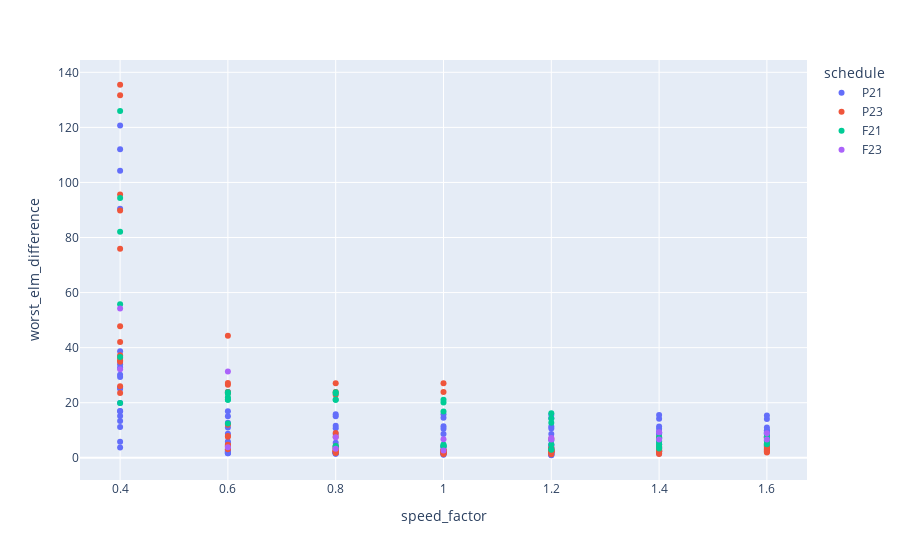

The notebook cell this image was saved under:
### Code cell
import plotly.express as px
px.scatter(results_spd, x="speed_factor", y="worst_elm_difference", color="schedule")

### Figure 1 — Plotly figure (JSON) as saved in the notebook; plotly's stock layout.template omitted (floating-point values rounded to 4 significant figures; data arrays with more than 128 entries replaced by an {"elided": "..."} marker saying what was removed)
{"data": [{"hovertemplate": "schedule=P21<br>speed_factor=%{x}<br>worst_elm_difference=%{y}<extra></extra>", "legendgroup": "P21", "marker": {"color": "#636efa", "symbol": "circle"}, "mode": "markers", "name": "P21", "orientation": "v", "showlegend": true, "type": "scatter", "x": {"elided": "133 float values"}, "xaxis": "x", "y": {"elided": "133 float values"}, "yaxis": "y"}, {"hovertemplate": "schedule=P23<br>speed_factor=%{x}<br>worst_elm_difference=%{y}<extra></extra>", "legendgroup": "P23", "marker": {"color": "#EF553B", "symbol": "circle"}, "mode": "markers", "name": "P23", "orientation": "v", "showlegend": true, "type": "scatter", "x": [0.4, 0.6, 0.8, 1, 1.2, 1.4, 1.6, 0.4, 0.6, 0.8, 1, 1.2, 1.4, 1.6, 0.4, 0.6, 0.8, 1, 1.2, 1.4, 1.6, 0.4, 0.6, 0.8, 1, 1.2, 1.4, 1.6, 0.4, 0.6, 0.8, 1, 1.2, 1.4, 1.6, 0.4, 0.6, 0.8, 1, 1.2, 1.4, 1.6, 0.4, 0.6, 0.8, 1, 1.2, 1.4, 1.6, 0.4, 0.6, 0.8, 1, 1.2, 1.4, 1.6, 0.4, 0.6, 0.8, 1, 1.2, 1.4, 1.6, 0.4, 0.6, 0.8, 1, 1.2, 1.4, 1.6, 0.4, 0.6, 0.8, 1, 1.2, 1.4, 1.6, 0.4, 0.6, 0.8, 1, 1.2, 1.4, 1.6, 0.4, 0.6, 0.8, 1, 1.2, 1.4, 1.6], "xaxis": "x", "y": [95.64, 4.159, 7.641, 2.481, 7.001, 7.44, 7.64, 131.6, 4.68, 2.12, 2.759, 3.319, 3.88, 3, 35.36, 3.119, 2.64, 2.6, 2.56, 2.6, 2.721, 36.24, 7.64, 2.4, 2.359, 2.359, 4.24, 4.318, 75.96, 23.88, 23.88, 23.88, 2.44, 2.44, 4.72, 25.96, 4.4, 2.76, 1.878, 1.878, 3.08, 3.278, 37.24, 26.52, 3.479, 2.4, 2.4, 2.681, 7.56, 135.5, 23.52, 2.4, 2.44, 2.44, 2.4, 2.36, 34.84, 7.879, 9.04, 2.839, 3.521, 3.521, 3.521, 23.52, 4.719, 1.721, 1.599, 3, 3.24, 7.2, 47.8, 44.36, 22.88, 1.36, 1.28, 1.838, 1.917, 89.8, 12, 4.24, 2.321, 2.321, 2.321, 5.081, 42.08, 27.16, 27.08, 27.08, 2.04, 1.4, 2.161], "yaxis": "y"}, {"hovertemplate": "schedule=F21<br>speed_factor=%{x}<br>worst_elm_difference=%{y}<extra></extra>", "legendgroup": "F21", "marker": {"color": "#00cc96", "symbol": "circle"}, "mode": "markers", "name": "F21", "orientation": "v", "showlegend": true, "type": "scatter", "x": [0.4, 0.6, 0.8, 1, 1.2, 1.4, 1.6, 0.4, 0.6, 0.8, 1, 1.2, 1.4, 1.6, 0.4, 0.6, 0.8, 1, 1.2, 1.4, 1.6, 0.4, 0.6, 0.8, 1, 1.2, 1.4, 1.6, 0.4, 0.6, 0.8, 1, 1.2, 1.4, 1.6, 0.4, 0.6, 0.8, 1, 1.2, 1.4, 1.6], "xaxis": "x", "y": [94.32, 23.8, 23.8, 20.12, 12.68, 7.559, 7.719, 82.12, 23.32, 23.32, 16.8, 14.24, 3.88, 8.321, 19.92, 21.96, 4.24, 4.24, 2.881, 3.36, 4.96, 55.72, 12.44, 4.16, 4.16, 3.12, 5.921, 6.121, 125.9, 21.12, 21.12, 21.12, 16.16, 4.921, 5.081, 36.6, 21.04, 21.04, 4.841, 4.841, 6.082, 7.441], "yaxis": "y"}, {"hovertemplate": "schedule=F23<br>speed_factor=%{x}<br>worst_elm_difference=%{y}<extra></extra>", "legendgroup": "F23", "marker": {"color": "#ab63fa", "symbol": "circle"}, "mode": "markers", "name": "F23", "orientation": "v", "showlegend": true, "type": "scatter", "x": [0.4, 0.6, 0.8, 1, 1.2, 1.4, 1.6, 0.4, 0.6, 0.8, 1, 1.2, 1.4, 1.6], "xaxis": "x", "y": [32.16, 3.8, 3.24, 2.6, 7.201, 9.279, 8.88, 54.2, 31.32, 7.44, 6.72, 6.68, 6.68, 6.68], "yaxis": "y"}], "layout": {"legend": {"title": {"text": "schedule"}, "tracegroupgap": 0}, "margin": {"t": 60}, "xaxis": {"anchor": "y", "domain": [0, 1], "title": {"text": "speed_factor"}}, "yaxis": {"anchor": "x", "domain": [0, 1], "title": {"text": "worst_elm_difference"}}}}
